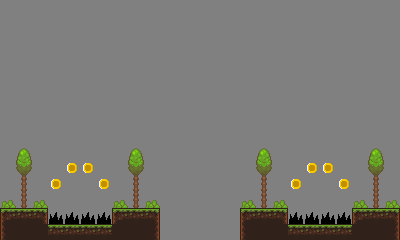

Tiled map render using the project's own tile images. Description and the whole map definition, tile-layer contents included, below:
An orthogonal 25x15 tile map with 16x16 px tiles, 1 tile layer (Kachelebene 1), 2 tilesets.

<map version="1.0" orientation="orthogonal" renderorder="right-down" width="25" height="15" tilewidth="16" tileheight="16" backgroundcolor="#808080">
 <tileset firstgid="1" source="tiles.tsx" />
 <tileset firstgid="177" source="tiles.tsx" />
 <layer name="Kachelebene 1" width="25" height="15">
  <data>
   <tile gid="0" />
   <tile gid="0" />
   <tile gid="0" />
   <tile gid="0" />
   <tile gid="0" />
   <tile gid="0" />
   <tile gid="0" />
   <tile gid="0" />
   <tile gid="0" />
   <tile gid="0" />
   <tile gid="0" />
   <tile gid="0" />
   <tile gid="0" />
   <tile gid="0" />
   <tile gid="0" />
   <tile gid="0" />
   <tile gid="0" />
   <tile gid="0" />
   <tile gid="0" />
   <tile gid="0" />
   <tile gid="0" />
   <tile gid="0" />
   <tile gid="0" />
   <tile gid="0" />
   <tile gid="0" />
   <tile gid="0" />
   <tile gid="0" />
   <tile gid="0" />
   <tile gid="0" />
   <tile gid="0" />
   <tile gid="0" />
   <tile gid="0" />
   <tile gid="0" />
   <tile gid="0" />
   <tile gid="0" />
   <tile gid="0" />
   <tile gid="0" />
   <tile gid="0" />
   <tile gid="0" />
   <tile gid="0" />
   <tile gid="0" />
   <tile gid="0" />
   <tile gid="0" />
   <tile gid="0" />
   <tile gid="0" />
   <tile gid="0" />
   <tile gid="0" />
   <tile gid="0" />
   <tile gid="0" />
   <tile gid="0" />
   <tile gid="0" />
   <tile gid="0" />
   <tile gid="0" />
   <tile gid="0" />
   <tile gid="0" />
   <tile gid="0" />
   <tile gid="0" />
   <tile gid="0" />
   <tile gid="0" />
   <tile gid="0" />
   <tile gid="0" />
   <tile gid="0" />
   <tile gid="0" />
   <tile gid="0" />
   <tile gid="0" />
   <tile gid="0" />
   <tile gid="0" />
   <tile gid="0" />
   <tile gid="0" />
   <tile gid="0" />
   <tile gid="0" />
   <tile gid="0" />
   <tile gid="0" />
   <tile gid="0" />
   <tile gid="0" />
   <tile gid="0" />
   <tile gid="0" />
   <tile gid="0" />
   <tile gid="0" />
   <tile gid="0" />
   <tile gid="0" />
   <tile gid="0" />
   <tile gid="0" />
   <tile gid="0" />
   <tile gid="0" />
   <tile gid="0" />
   <tile gid="0" />
   <tile gid="0" />
   <tile gid="0" />
   <tile gid="0" />
   <tile gid="0" />
   <tile gid="0" />
   <tile gid="0" />
   <tile gid="0" />
   <tile gid="0" />
   <tile gid="0" />
   <tile gid="0" />
   <tile gid="0" />
   <tile gid="0" />
   <tile gid="0" />
   <tile gid="0" />
   <tile gid="0" />
   <tile gid="0" />
   <tile gid="0" />
   <tile gid="0" />
   <tile gid="0" />
   <tile gid="0" />
   <tile gid="0" />
   <tile gid="0" />
   <tile gid="0" />
   <tile gid="0" />
   <tile gid="0" />
   <tile gid="0" />
   <tile gid="0" />
   <tile gid="0" />
   <tile gid="0" />
   <tile gid="0" />
   <tile gid="0" />
   <tile gid="0" />
   <tile gid="0" />
   <tile gid="0" />
   <tile gid="0" />
   <tile gid="0" />
   <tile gid="0" />
   <tile gid="0" />
   <tile gid="0" />
   <tile gid="0" />
   <tile gid="0" />
   <tile gid="0" />
   <tile gid="0" />
   <tile gid="0" />
   <tile gid="0" />
   <tile gid="0" />
   <tile gid="0" />
   <tile gid="0" />
   <tile gid="0" />
   <tile gid="0" />
   <tile gid="0" />
   <tile gid="0" />
   <tile gid="0" />
   <tile gid="0" />
   <tile gid="0" />
   <tile gid="0" />
   <tile gid="0" />
   <tile gid="0" />
   <tile gid="0" />
   <tile gid="0" />
   <tile gid="0" />
   <tile gid="0" />
   <tile gid="0" />
   <tile gid="0" />
   <tile gid="0" />
   <tile gid="0" />
   <tile gid="0" />
   <tile gid="0" />
   <tile gid="0" />
   <tile gid="0" />
   <tile gid="0" />
   <tile gid="0" />
   <tile gid="0" />
   <tile gid="0" />
   <tile gid="0" />
   <tile gid="0" />
   <tile gid="0" />
   <tile gid="0" />
   <tile gid="0" />
   <tile gid="0" />
   <tile gid="0" />
   <tile gid="0" />
   <tile gid="0" />
   <tile gid="0" />
   <tile gid="0" />
   <tile gid="0" />
   <tile gid="0" />
   <tile gid="0" />
   <tile gid="0" />
   <tile gid="0" />
   <tile gid="0" />
   <tile gid="0" />
   <tile gid="0" />
   <tile gid="0" />
   <tile gid="0" />
   <tile gid="0" />
   <tile gid="0" />
   <tile gid="0" />
   <tile gid="0" />
   <tile gid="0" />
   <tile gid="0" />
   <tile gid="0" />
   <tile gid="0" />
   <tile gid="0" />
   <tile gid="0" />
   <tile gid="0" />
   <tile gid="0" />
   <tile gid="0" />
   <tile gid="0" />
   <tile gid="0" />
   <tile gid="0" />
   <tile gid="0" />
   <tile gid="0" />
   <tile gid="0" />
   <tile gid="0" />
   <tile gid="0" />
   <tile gid="0" />
   <tile gid="0" />
   <tile gid="0" />
   <tile gid="0" />
   <tile gid="0" />
   <tile gid="0" />
   <tile gid="0" />
   <tile gid="0" />
   <tile gid="0" />
   <tile gid="0" />
   <tile gid="0" />
   <tile gid="0" />
   <tile gid="0" />
   <tile gid="0" />
   <tile gid="0" />
   <tile gid="0" />
   <tile gid="0" />
   <tile gid="0" />
   <tile gid="0" />
   <tile gid="0" />
   <tile gid="0" />
   <tile gid="0" />
   <tile gid="0" />
   <tile gid="113" />
   <tile gid="0" />
   <tile gid="0" />
   <tile gid="0" />
   <tile gid="0" />
   <tile gid="0" />
   <tile gid="0" />
   <tile gid="113" />
   <tile gid="0" />
   <tile gid="0" />
   <tile gid="0" />
   <tile gid="0" />
   <tile gid="0" />
   <tile gid="0" />
   <tile gid="0" />
   <tile gid="113" />
   <tile gid="0" />
   <tile gid="0" />
   <tile gid="0" />
   <tile gid="0" />
   <tile gid="0" />
   <tile gid="0" />
   <tile gid="113" />
   <tile gid="0" />
   <tile gid="0" />
   <tile gid="129" />
   <tile gid="0" />
   <tile gid="0" />
   <tile gid="68" />
   <tile gid="68" />
   <tile gid="0" />
   <tile gid="0" />
   <tile gid="129" />
   <tile gid="0" />
   <tile gid="0" />
   <tile gid="0" />
   <tile gid="0" />
   <tile gid="0" />
   <tile gid="0" />
   <tile gid="0" />
   <tile gid="129" />
   <tile gid="0" />
   <tile gid="0" />
   <tile gid="68" />
   <tile gid="68" />
   <tile gid="0" />
   <tile gid="0" />
   <tile gid="129" />
   <tile gid="0" />
   <tile gid="0" />
   <tile gid="145" />
   <tile gid="0" />
   <tile gid="68" />
   <tile gid="0" />
   <tile gid="0" />
   <tile gid="68" />
   <tile gid="0" />
   <tile gid="145" />
   <tile gid="0" />
   <tile gid="0" />
   <tile gid="0" />
   <tile gid="0" />
   <tile gid="0" />
   <tile gid="0" />
   <tile gid="0" />
   <tile gid="145" />
   <tile gid="0" />
   <tile gid="68" />
   <tile gid="0" />
   <tile gid="0" />
   <tile gid="68" />
   <tile gid="0" />
   <tile gid="145" />
   <tile gid="0" />
   <tile gid="97" />
   <tile gid="145" />
   <tile gid="97" />
   <tile gid="0" />
   <tile gid="0" />
   <tile gid="0" />
   <tile gid="0" />
   <tile gid="97" />
   <tile gid="145" />
   <tile gid="97" />
   <tile gid="0" />
   <tile gid="0" />
   <tile gid="0" />
   <tile gid="0" />
   <tile gid="0" />
   <tile gid="97" />
   <tile gid="145" />
   <tile gid="97" />
   <tile gid="0" />
   <tile gid="0" />
   <tile gid="0" />
   <tile gid="0" />
   <tile gid="97" />
   <tile gid="145" />
   <tile gid="97" />
   <tile gid="18" />
   <tile gid="19" />
   <tile gid="20" />
   <tile gid="65" />
   <tile gid="65" />
   <tile gid="65" />
   <tile gid="65" />
   <tile gid="18" />
   <tile gid="19" />
   <tile gid="20" />
   <tile gid="0" />
   <tile gid="0" />
   <tile gid="0" />
   <tile gid="0" />
   <tile gid="0" />
   <tile gid="18" />
   <tile gid="19" />
   <tile gid="20" />
   <tile gid="65" />
   <tile gid="65" />
   <tile gid="65" />
   <tile gid="65" />
   <tile gid="18" />
   <tile gid="19" />
   <tile gid="20" />
   <tile gid="34" />
   <tile gid="35" />
   <tile gid="35" />
   <tile gid="19" />
   <tile gid="19" />
   <tile gid="19" />
   <tile gid="19" />
   <tile gid="35" />
   <tile gid="35" />
   <tile gid="36" />
   <tile gid="0" />
   <tile gid="0" />
   <tile gid="0" />
   <tile gid="0" />
   <tile gid="0" />
   <tile gid="34" />
   <tile gid="35" />
   <tile gid="35" />
   <tile gid="19" />
   <tile gid="19" />
   <tile gid="19" />
   <tile gid="19" />
   <tile gid="35" />
   <tile gid="35" />
   <tile gid="36" />
  </data>
 </layer>
</map>
